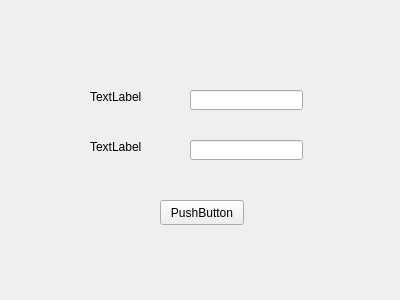
<?xml version="1.0" encoding="UTF-8"?>
<ui version="4.0">
 <class>Form</class>
 <widget class="QWidget" name="Form">
  <property name="geometry">
   <rect>
    <x>0</x>
    <y>0</y>
    <width>400</width>
    <height>300</height>
   </rect>
  </property>
  <property name="windowTitle">
   <string>Form</string>
  </property>
  <widget class="QLabel" name="label">
   <property name="geometry">
    <rect>
     <x>90</x>
     <y>90</y>
     <width>63</width>
     <height>14</height>
    </rect>
   </property>
   <property name="text">
    <string>TextLabel</string>
   </property>
  </widget>
  <widget class="QLabel" name="label_2">
   <property name="geometry">
    <rect>
     <x>90</x>
     <y>140</y>
     <width>63</width>
     <height>14</height>
    </rect>
   </property>
   <property name="text">
    <string>TextLabel</string>
   </property>
  </widget>
  <widget class="QPushButton" name="pushButton">
   <property name="geometry">
    <rect>
     <x>160</x>
     <y>200</y>
     <width>84</width>
     <height>25</height>
    </rect>
   </property>
   <property name="text">
    <string>PushButton</string>
   </property>
   <property name="icon">
    <iconset resource="_123.qrc">
     <normaloff>:/3/rose.png</normaloff>:/3/rose.png</iconset>
   </property>
  </widget>
  <widget class="QLineEdit" name="lineEdit">
   <property name="geometry">
    <rect>
     <x>190</x>
     <y>90</y>
     <width>113</width>
     <height>20</height>
    </rect>
   </property>
  </widget>
  <widget class="QLineEdit" name="lineEdit_2">
   <property name="geometry">
    <rect>
     <x>190</x>
     <y>140</y>
     <width>113</width>
     <height>20</height>
    </rect>
   </property>
  </widget>
 </widget>
 <resources>
  <include location="_123.qrc"/>
 </resources>
 <connections/>
</ui>
